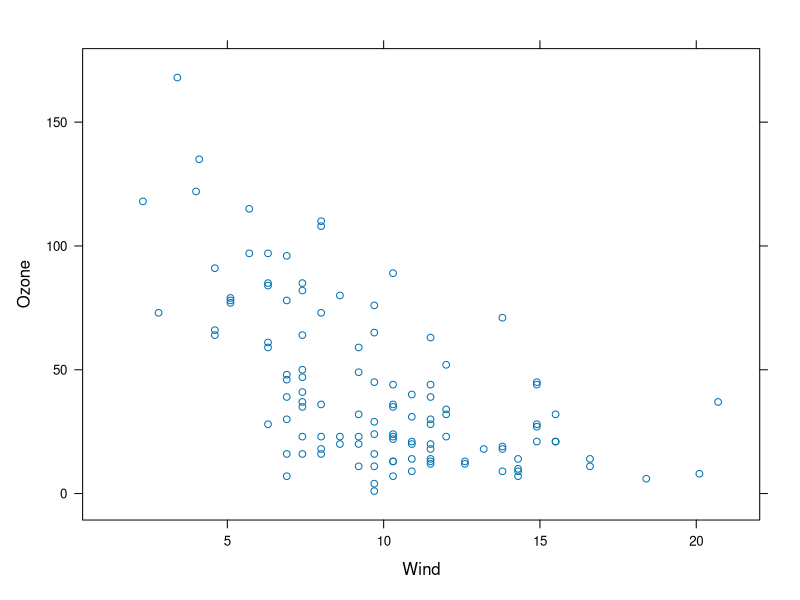
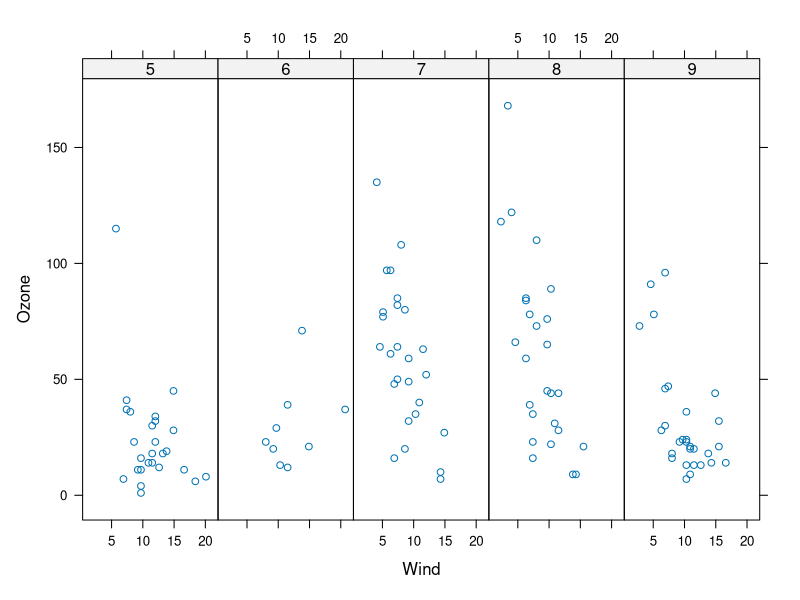
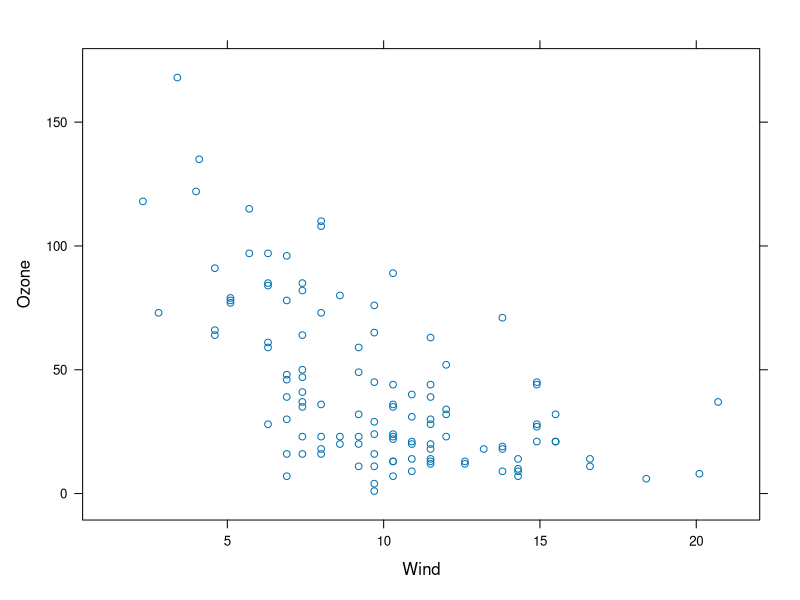
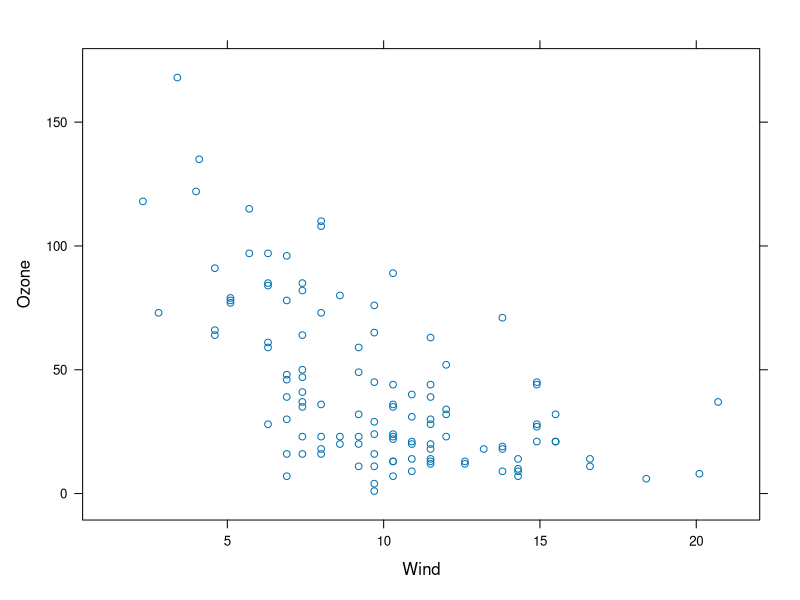

Write the R code that produced these figures, in order.
## ---- chunk 1
library(lattice)
library(datasets)
xyplot(Ozone ~ Wind, data = airquality)
## ---- chunk 2
library(lattice)
library(datasets)
## Convert 'Month' to a factor variable
airquality <- transform(airquality, Month = factor(Month))
xyplot(Ozone ~ Wind | Month, data = airquality, layout = c(5, 1))
## ---- chunk 3
p <- xyplot(Ozone ~ Wind, data = airquality) ## Nothing happens!
## ---- chunk 4
print(p) ## Plot appears
## ---- chunk 5
xyplot(Ozone ~ Wind, data = airquality) ## Auto-printing
